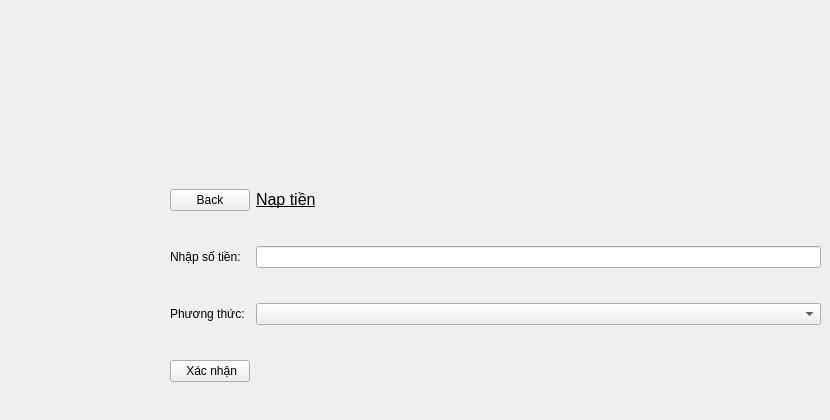
    <widget class="QWidget" name="page_nap">
     <widget class="QWidget" name="gridLayoutWidget_10">
      <property name="geometry">
       <rect>
        <x>170</x>
        <y>160</y>
        <width>651</width>
        <height>251</height>
       </rect>
      </property>
      <layout class="QGridLayout" name="gridLayout_12">
       <item row="0" column="1">
        <widget class="QLabel" name="label_74">
         <property name="text">
          <string>&lt;html&gt;&lt;head/&gt;&lt;body&gt;&lt;p&gt;&lt;span style=&quot; font-size:12pt; text-decoration: underline;&quot;&gt;Nạp tiền&lt;/span&gt;&lt;/p&gt;&lt;/body&gt;&lt;/html&gt;</string>
         </property>
        </widget>
       </item>
       <item row="2" column="1">
        <widget class="QComboBox" name="comboBox_nt_pttt"/>
       </item>
       <item row="1" column="0">
        <widget class="QLabel" name="label_72">
         <property name="text">
          <string>Nhập số tiền:</string>
         </property>
        </widget>
       </item>
       <item row="0" column="0">
        <widget class="QPushButton" name="pushButton_nt_back">
         <property name="text">
          <string>Back</string>
         </property>
        </widget>
       </item>
       <item row="1" column="1">
        <widget class="QLineEdit" name="lineEdit_nt_nhap_tien"/>
       </item>
       <item row="2" column="0">
        <widget class="QLabel" name="label_73">
         <property name="text">
          <string>Phương thức:</string>
         </property>
        </widget>
       </item>
       <item row="3" column="0">
        <widget class="QPushButton" name="pushButton_nt_xac_nhan">
         <property name="text">
          <string> Xác nhận</string>
         </property>
        </widget>
       </item>
      </layout>
     </widget>
    </widget>
